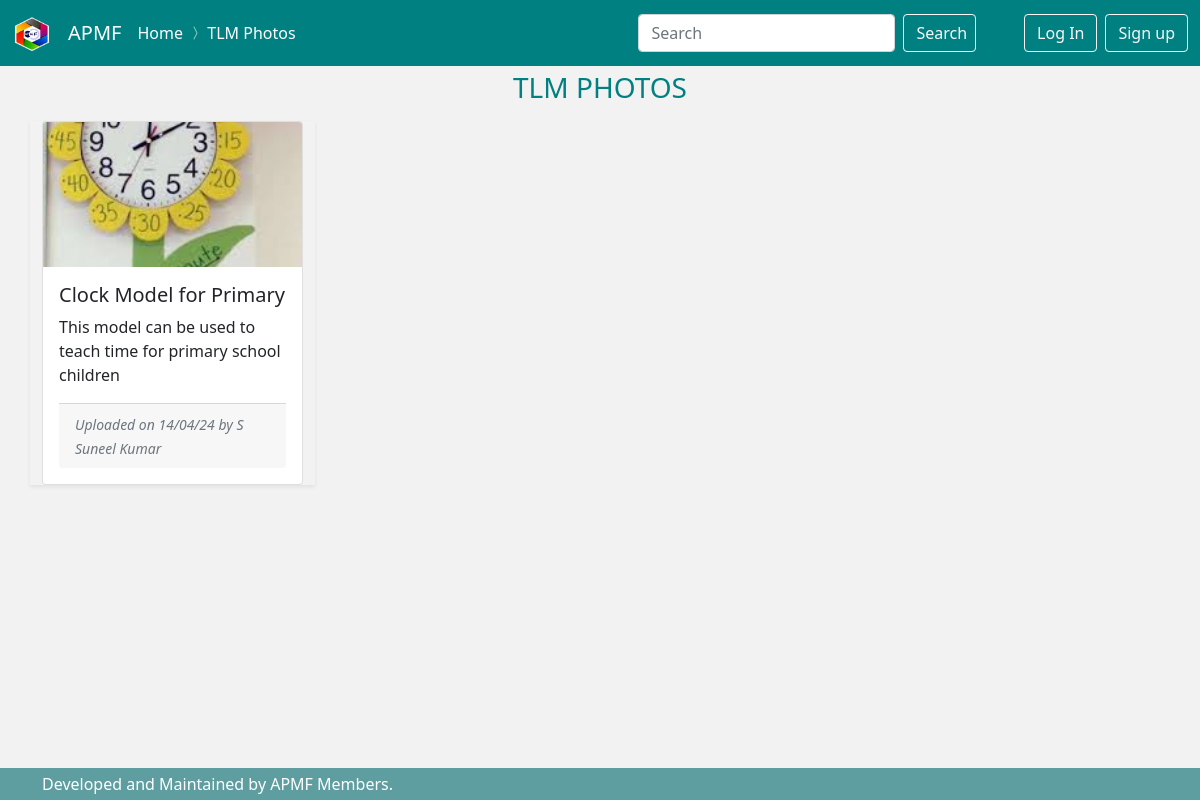
Screenshot of /tlm/list/ with the database file from the repository.
### tlms/models.py (models this page shows, shortened)
class Tlm(models.Model):
    title = models.CharField(max_length = 100)
    description = models.CharField(max_length = 100, blank=True)
    date_added = models.DateTimeField(auto_now_add=True)
    date_updated = models.DateTimeField(auto_now = True)
    uploaded_by = models.ForeignKey(get_user_model(), on_delete=models.CASCADE)
    image = models.ImageField('TLM Photo', upload_to='images')
    image_thumbnail = ImageSpecField(source='image',
                                      processors=[ResizeToFill(100, 50)],
                                      format='JPEG',
                                      options={'quality': 60})
    class Meta:
        verbose_name = ("TLM Photo")
        verbose_name_plural = ("TLM Photos")

### users/models.py (models this page shows, shortened)
class MyUser(AbstractBaseUser):
    email=models.EmailField(
        verbose_name ='email address',
        max_length = 255,
        unique = True,
    )
    phone_number = models.CharField(max_length=10, validators=[RegexValidator(regex='^(\+?\d{1,3})?[-.\s]?\(?\d{3}\)?[-.\s]?\d{3}[-.\s]?\d{4}$')])
    name = models.CharField(max_length=50)
    is_active = models.BooleanField(default=True)
    is_admin = models.BooleanField(default=False)
    objects = MyUserManager()
    USERNAME_FIELD = 'email'
    REQUIRED_FIELDS = ['phone_number', 'name']

### tlms/views.py (the view)
# urls.py: path('list/', views.TlmListView.as_view(), name='tlm_list'),
class TlmListView(ListView):
    model = Tlm
    template_name = "tlms/list.html"
    context_object_name = 'tlms'
    def get_context_data(self, **kwargs):
        context = super().get_context_data(**kwargs)
        context['requests'] = Message.objects.filter(request_for = 'tlm_photos')
        return context

### tlms/templates/tlms/list.html (shortened to what this page needs)
{% extends "dashboard/base.html" %}
{% load static %}
{% load crispy_forms_tags %}
{% block navigation %}
<span class="navbar-text" >
  <a href="{% url "home" %}" style ="text-decoration:none">Home</a>
  <i class="bi bi-chevron-compact-right"></i>
  <a href="#" style ="text-decoration:none">TLM Photos</a>
</span>
{% endblock navigation %}
{% block content %}
<div class="container mb-2">
    <h3 style="margin-top:5px; text-align: center; color:teal">TLM PHOTOS</h3>
</div>
<div class="container ">
  <div class="row gy-3 deflex align-items-stretch">
  {% for tlm in tlms %}
          <div class="col-sm-12 col-md-3 shadow-sm">
                    <div class="card h-100" >
                      <img src="{{  tlm.image.url }}" class="card-img-top img-fit" alt="...">
                              <div class="card-body" style="display: flex; height:100%; flex-direction: column;">
                                <h5 class="card-title">{{tlm.title}}</h5>
                                <p class="card-text">{{ tlm.description}}</p>
                                <div class="card-footer text-muted">
                                  <em class="small">Uploaded on {{tlm.date_added|date:'d/m/y'}} by {{tlm.uploaded_by.name|title}}</em>
                                </div>
                              </div>
                    </div>
          </div>
          {% empty %}
          <h5 class="mt-5 text-center">Sorry, at present we have nothing here.</h5>
          {% endfor %}
  </div>
</div>
{% endblock content %}

### static/css/style.css (style rules this page uses)
.card .img-fit { aspect-ratio: 16/9; object-fit: cover; }

### rows the page displays
Tlm: image (picture), title "Clock Model for Primary", description "This model can be used to teach time for primary school children", date_added "14/04/24", uploaded_by.name "S Suneel Kumar"
